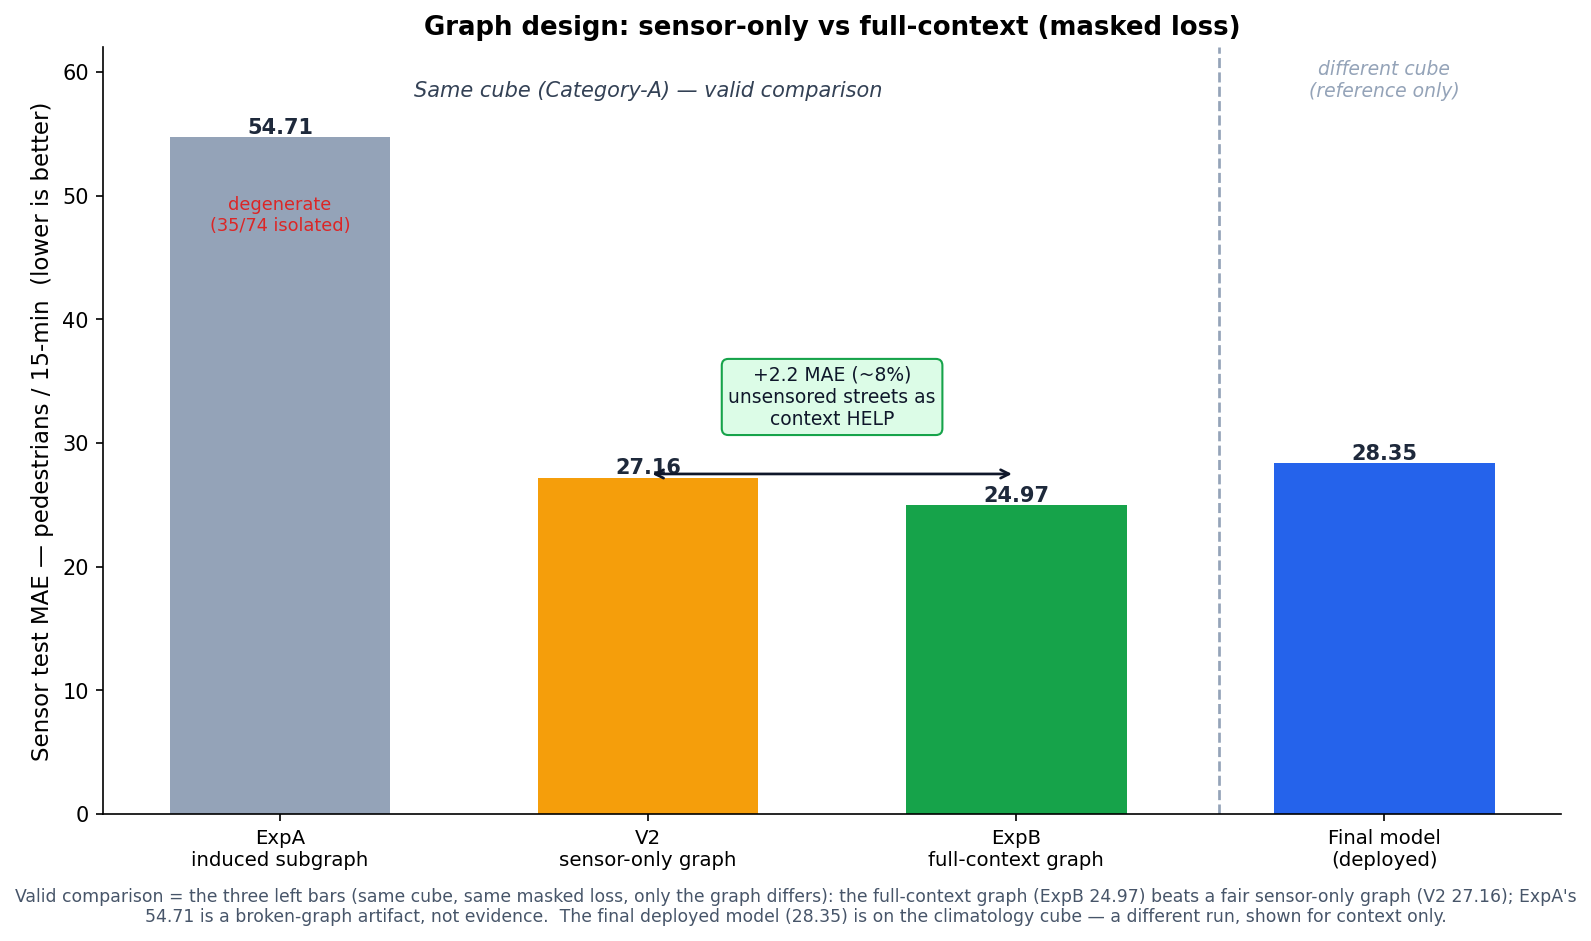

Reproduce this figure in Python.
"""
Figure: graph-design ablation — sensor-only vs full-context graph.

The VALID comparison is the three left bars: same Category-A cube, identical masked
loss, only the graph differs. The final deployed model (right, separated) is on a
DIFFERENT cube (climatology) and is shown for reference only — not directly comparable.

Sources: decisions.md D-010/D-018/D-019/D-024 + ablation memory.
  ExpA (induced subgraph)   54.71   — degenerate (35/74 sensor nodes isolated)
  V2   (sensor-only graph)  27.16   — fresh graph on 189 real-sensor nodes, no imputation
  ExpB (full-context graph) 24.97   — 1,397 nodes, imputed streets as context  [kept]
  Final deployed model      28.35   — full-context design, climatology cube (diff. cube)

    python docs/figures/fig_graph_ablation.py  ->  docs/figures/fig_graph_ablation.png
"""
from pathlib import Path
import matplotlib
matplotlib.use("Agg")
import matplotlib.pyplot as plt
import numpy as np

labels = ["ExpA\ninduced subgraph", "V2\nsensor-only graph",
          "ExpB\nfull-context graph", "Final model\n(deployed)"]
mae    = [54.71, 27.16, 24.97, 28.35]
colors = ["#94a3b8", "#f59e0b", "#16a34a", "#2563eb"]
x = np.arange(len(labels))

fig, ax = plt.subplots(figsize=(10.5, 6), dpi=150)
bars = ax.bar(x, mae, 0.6, color=colors)
for r in bars:
    ax.annotate(f"{r.get_height():.2f}", (r.get_x() + r.get_width()/2, r.get_height()),
                ha="center", va="bottom", fontsize=10, fontweight="bold", color="#1e293b")

# Divider: the final model is on a different cube — keep it visually apart
ax.axvline(2.55, color="#94a3b8", ls="--", lw=1.3)
ax.text(1.0, 58, "Same cube (Category-A) — valid comparison",
        ha="center", fontsize=10, color="#334155", style="italic")
ax.text(3.0, 58, "different cube\n(reference only)",
        ha="center", fontsize=9, color="#94a3b8", style="italic")

# Annotate the key result: full-context beats sensor-only
ax.annotate("", xy=(2, 27.5), xytext=(1, 27.5),
            arrowprops=dict(arrowstyle="<->", color="#0f172a", lw=1.3))
ax.text(1.5, 31.5, "+2.2 MAE (~8%)\nunsensored streets as\ncontext HELP",
        ha="center", fontsize=9, color="#0f172a",
        bbox=dict(boxstyle="round,pad=0.35", fc="#dcfce7", ec="#16a34a", lw=1))

# Flag ExpA as degenerate
ax.text(0, 50, "degenerate\n(35/74 isolated)", ha="center", va="top",
        fontsize=8.5, color="#dc2626")

ax.set_ylabel("Sensor test MAE — pedestrians / 15-min  (lower is better)", fontsize=11)
ax.set_title("Graph design: sensor-only vs full-context (masked loss)",
             fontsize=12.5, fontweight="bold")
ax.set_xticks(x); ax.set_xticklabels(labels, fontsize=9.5)
ax.set_ylim(0, 62)
ax.spines[["top", "right"]].set_visible(False)

fig.text(0.5, -0.03,
    "Valid comparison = the three left bars (same cube, same masked loss, only the graph differs): the full-context "
    "graph (ExpB 24.97) beats a fair sensor-only graph (V2 27.16); ExpA's 54.71 is a broken-graph artifact, not "
    "evidence.  The final deployed model (28.35) is on the climatology cube — a different run, shown for context only.",
    ha="center", fontsize=8.3, color="#475569", wrap=True)

out = Path(__file__).parent / "fig_graph_ablation.png"
fig.tight_layout()
fig.savefig(out, bbox_inches="tight", facecolor="white")
print(f"Saved: {out}")
